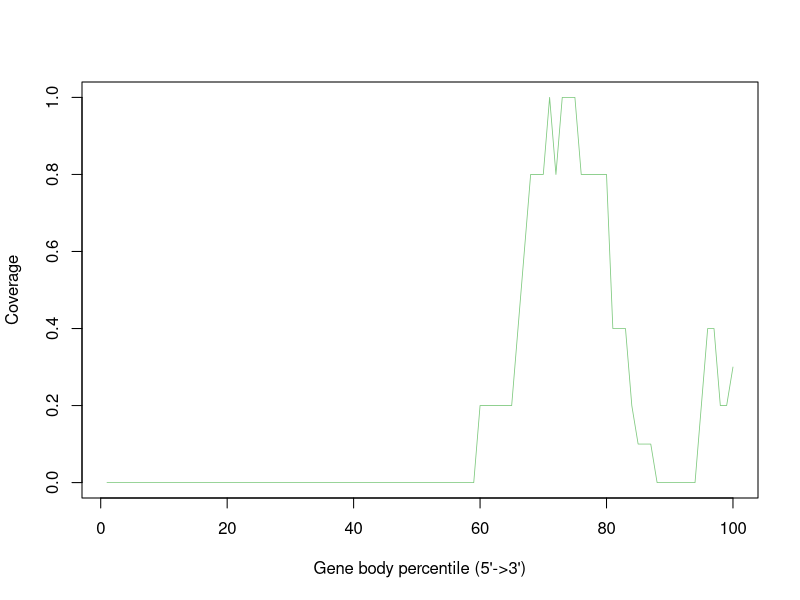

This figure's R source:
Mmus_C57_6J_LVR_GC_C_Rep2_M37_Aligned.sortedByCoord_sorted.out <- c(0.0,0.0,0.0,0.0,0.0,0.0,0.0,0.0,0.0,0.0,0.0,0.0,0.0,0.0,0.0,0.0,0.0,0.0,0.0,0.0,0.0,0.0,0.0,0.0,0.0,0.0,0.0,0.0,0.0,0.0,0.0,0.0,0.0,0.0,0.0,0.0,0.0,0.0,0.0,0.0,0.0,0.0,0.0,0.0,0.0,0.0,0.0,0.0,0.0,0.0,0.0,0.0,0.0,0.0,0.0,0.0,0.0,0.0,0.0,0.2,0.2,0.2,0.2,0.2,0.2,0.4,0.6,0.8,0.8,0.8,1.0,0.8,1.0,1.0,1.0,0.8,0.8,0.8,0.8,0.8,0.4,0.4,0.4,0.2,0.1,0.1,0.1,0.0,0.0,0.0,0.0,0.0,0.0,0.0,0.2,0.4,0.4,0.2,0.2,0.3)


pdf("Mmus_C57-6J_LVR_GC_C_Rep2_M37.geneBodyCoverage.curves.pdf")
x=1:100
icolor = colorRampPalette(c("#7fc97f","#beaed4","#fdc086","#ffff99","#386cb0","#f0027f"))(1)
plot(x,Mmus_C57_6J_LVR_GC_C_Rep2_M37_Aligned.sortedByCoord_sorted.out,type='l',xlab="Gene body percentile (5'->3')", ylab="Coverage",lwd=0.8,col=icolor[1])
dev.off()
